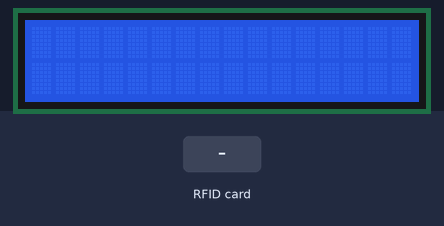
Recording of a program running on a simulated Raspberry Pi (header pin numbers). Shown: 16×2 character LCD. The inputs (shaded band) are chosen by the test bench. The RFID card's data blocks start empty; library files of the repository ran but are not shown: I2C_LCD.py; what the program prints to the terminal is not drawn.

Above: at 1.2 s.
1.3 s: RFID card 89 F3 79 89 held to the reader
At 1.4 s:
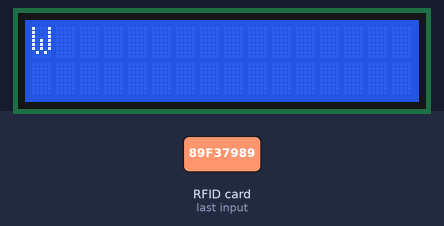
At 2.1 s:
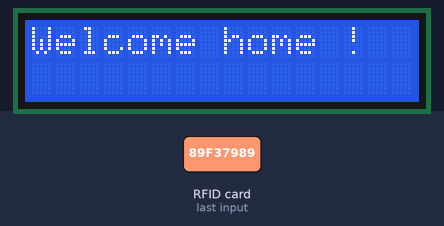
Timing chart, 0 to 4.3 s (numbered marks = the images above; inputs shaded):
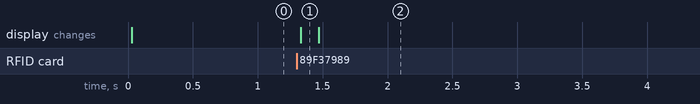

Measured:
- after the input at 1.3 s, the display: changes at once (image 1)

The program:

main.py
```python
from I2C_LCD import I2CScreen
import RPi.GPIO as GPIO
from mfrc522 import SimpleMFRC522
from time import sleep

if __name__ == '__main__':
    GPIO.setwarnings(False)    # Ignore warning for now
    reader = SimpleMFRC522()
    screen = I2CScreen()
    while True:
            try:
                id, text = reader.read()
                print(id)
                print(type(id))
                print(text)
                if(id==592495348106):
                    screen.write("Welcome home !",text)
                    reader.write("It's me !")

                sleep(5)
                screen.write(" "," ")

            except:
                screen.write("Error"," ")
```
